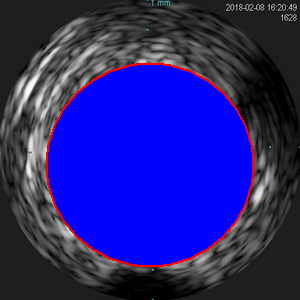
#> input picture ivus/train/1xx.jpg, 300 x 300 px, found by its file name; its folder holds only this picture in this run; the run also reads 1 picture not shown here
$ jupyter execute --allow-errors traindataimg.ipynb
#> lines starting #> are read from the running program, lines starting #| are printed output that depends on the picture
#> further down, img is the input picture: shape (300, 300, 3); mean B, G, R 125, 34.5, 38.1
#> `b=img[:,:,1]`:
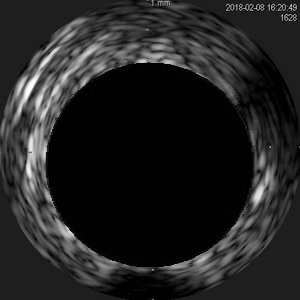
#> b: shape (300, 300); min 0, max 255, mean 34.5
#> `c=img[:,:,2]`:
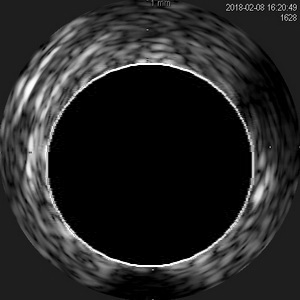
#> c: shape (300, 300); min 0, max 255, mean 38.1
#> `cv2.polylines(im,[d],True,(0,255,255),3)`:
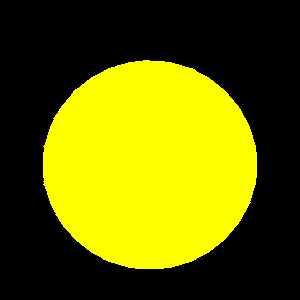
#> im: shape (300, 300, 3); mean B, G, R 0, 99.5, 99.5
[cell 1]
import numpy as np
import cv2

#> (the rest of this cell did not finish here and is left out)
